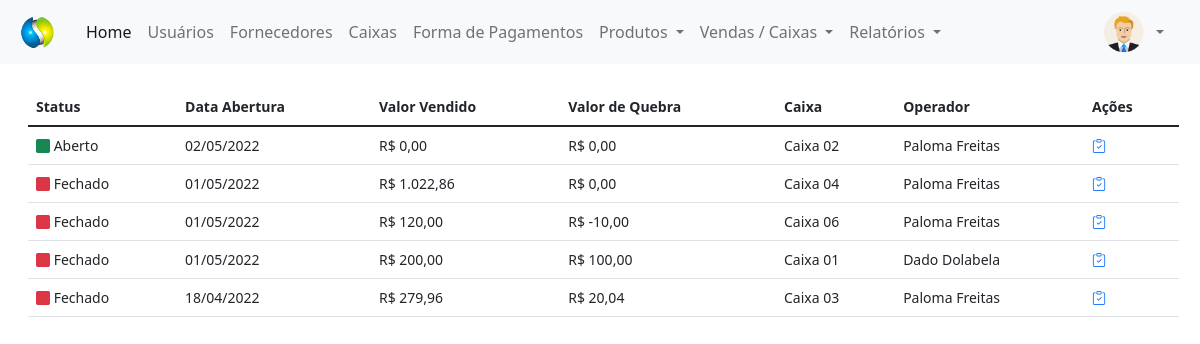
Page /painel-adm/index.php?pagina=aberturas (signed in) on the committed database.
### tables this page shows
CREATE TABLE `caixa` (
  `id` int(11) NOT NULL,
  `data_ab` date NOT NULL,
  `hora_ab` time NOT NULL,
  `valor_ab` decimal(8,2) NOT NULL,
  `gerente_ab` int(11) NOT NULL,
  `data_fec` date DEFAULT NULL,
  `hora_fec` time DEFAULT NULL,
  `valor_fec` decimal(8,2) DEFAULT NULL,
  `valor_vendido` decimal(8,2) DEFAULT NULL,
  `valor_quebra` decimal(8,2) DEFAULT NULL,
  `gerente_fec` int(11) DEFAULT NULL,
  `caixa` int(11) NOT NULL,
  `operador` int(11) NOT NULL,
  `status` varchar(20) NOT NULL
);

CREATE TABLE `caixas` (
  `id` int(11) NOT NULL,
  `nome` varchar(60) NOT NULL
);

CREATE TABLE `usuarios` (
  `id` int(11) NOT NULL,
  `nome` varchar(80) NOT NULL,
  `email` varchar(80) NOT NULL,
  `cpf` varchar(15) NOT NULL,
  `senha` varchar(20) NOT NULL,
  `nivel` varchar(20) NOT NULL
);

### painel-adm/aberturas.php (the view, shortened to what this page needs)
<?php
require_once('../conexao.php');
?>
<!DOCTYPE html>
<html lang="en">
<head>
</head>
<body>
    <div class="mt-4" style="margin-right: 25px">
        <?php
        $query_tab = $pdo->query("SELECT * FROM caixa order by id desc");
        $res_tab = $query_tab->fetchAll(PDO::FETCH_ASSOC);
        $total_reg_tab = @count($res_tab);
        if ($total_reg_tab > 0) {
        ?>
            <small>
                <table id="vendas" class="table table-hover my-4" style="width:100%">
                    <thead>
                        <tr>
                            <th>Status</th>
                            <th>Data Abertura</th>
                            <th>Valor Vendido</th>
                            <th>Valor de Quebra</th>
                            <th>Caixa</th>
                            <th>Operador</th>
                            <th>Ações</th>
                        </tr>
                    </thead>
                    <tbody>
                        <?php
                        for ($i = 0; $i < $total_reg_tab; $i++) {
                            $data_abertura = implode('/', array_reverse(explode('-', $res_tab[$i]['data_ab'])));
                            $valor_vendido = "R$ " . number_format($res_tab[$i]['valor_vendido'], 2, ',', '.');
                            $valor_quebra = "R$ " . number_format($res_tab[$i]['valor_quebra'], 2, ',', '.');
                            $id_caixa = $res_tab[$i]['caixa'];
                            $query2 = $pdo->query("SELECT * FROM caixas WHERE id = '$id_caixa'");
                            $res2 = $query2->fetchAll(PDO::FETCH_ASSOC);
                            $nome_caixa = $res2[0]['nome'];
                            $id_operador = $res_tab[$i]['operador'];
                            $query3 = $pdo->query("SELECT * FROM usuarios WHERE id = '$id_operador'");
                            $res3 = $query3->fetchAll(PDO::FETCH_ASSOC);
                            $nome_operador = $res3[0]['nome'];
                            if ($res_tab[$i]['status'] == 'Aberto') {
                                $classe = 'text-success';
                            } else {
                                $classe = 'text-danger';
                            }
                        ?>
                            <tr>
                                <td>
                                <i class="bi bi-square-fill <?php echo $classe; ?>"> </i> <?php echo $res_tab[$i]['status'] ?>
                                </td>
                                <td><?php echo $data_abertura; ?></td>
                                <td><?php echo $valor_vendido; ?></td>
                                <td><?php echo $valor_quebra; ?></td>
                                <td><?php echo $nome_caixa; ?></td>
                                <td><?php echo $nome_operador; ?></td>
                                <td>
                                    <a href="../rel/fluxocaixa_class.php?id=<?php echo $res_tab[$i]['id'] ?>" type="button" title="Fluxo de Caixa" style="text-decoration: none" target="_blank">
                                        <i class="bi bi-clipboard-check text-primary me-2"></i>
                                    </a>
                                </td>
                            </tr>
                        <?php }
                        ?>
                    </tbody>
                </table>
            </small>
        <?php } else {
            echo "Não existem dados para serem exibidos!";
        } ?>
    </div>
</body>

### rows in the picture
caixa: status "Aberto", data_ab "02/05/2022", valor_vendido "R$ 0,00", valor_quebra "R$ 0,00", caixas.nome "Caixa 02", usuarios.nome "Paloma Freitas"
caixa: status "Fechado", data_ab "01/05/2022", valor_vendido "R$ 1.022,86", valor_quebra "R$ 0,00", caixas.nome "Caixa 04", usuarios.nome "Paloma Freitas"
caixa: status "Fechado", data_ab "01/05/2022", valor_vendido "R$ 120,00", valor_quebra "R$ -10,00", caixas.nome "Caixa 06", usuarios.nome "Paloma Freitas"
caixa: status "Fechado", data_ab "01/05/2022", valor_vendido "R$ 200,00", valor_quebra "R$ 100,00", caixas.nome "Caixa 01", usuarios.nome "Dado Dolabela"
caixa: status "Fechado", data_ab "18/04/2022", valor_vendido "R$ 279,96", valor_quebra "R$ 20,04", caixas.nome "Caixa 03", usuarios.nome "Paloma Freitas"
